Frame 1 (no input): blank canvas, image omitted
Frame 60 (the mouse pressed at the canvas centre just before this capture): blank canvas, image omitted
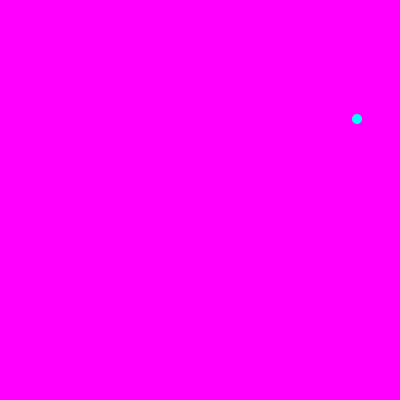
Frame 120 (the mouse held since frame 60 and released just before this capture)

The Processing sketch whose frames 1 and 60 were blank and that drew this single picture after the mouse press (run headless with seeded random() and noise(); from frame 60 on, the mouse is pressed at the canvas centre):

// Processing sketch: s05001
// ── s05001.pde
// UDD - Expresión Digital II
// s0501 random && || for

/*

DESACTIVAR GITHUB EN S04 Y ACTIVARLO EN S05

*/

float posx, posy, velx, vely, accx, accy;
color m, c, y;

void setup() {
  size(400, 400);
  //inicialización de ariables de posición y dirección
  posx = 0;
  posy = 0;
  velx = 3;
  vely = 1;

  //inicialización de colores
  m = color(255, 0, 255);
  c = color(0, 255, 255);
  y = color(255, 255, 0);
}

void draw() { 
  background(m);
  noStroke();
  fill(c);
  ellipse(posx, posy, 10, 10);
  
  posx += velx;
  posy += vely;
}

/*
random
&& ||
for

*/
